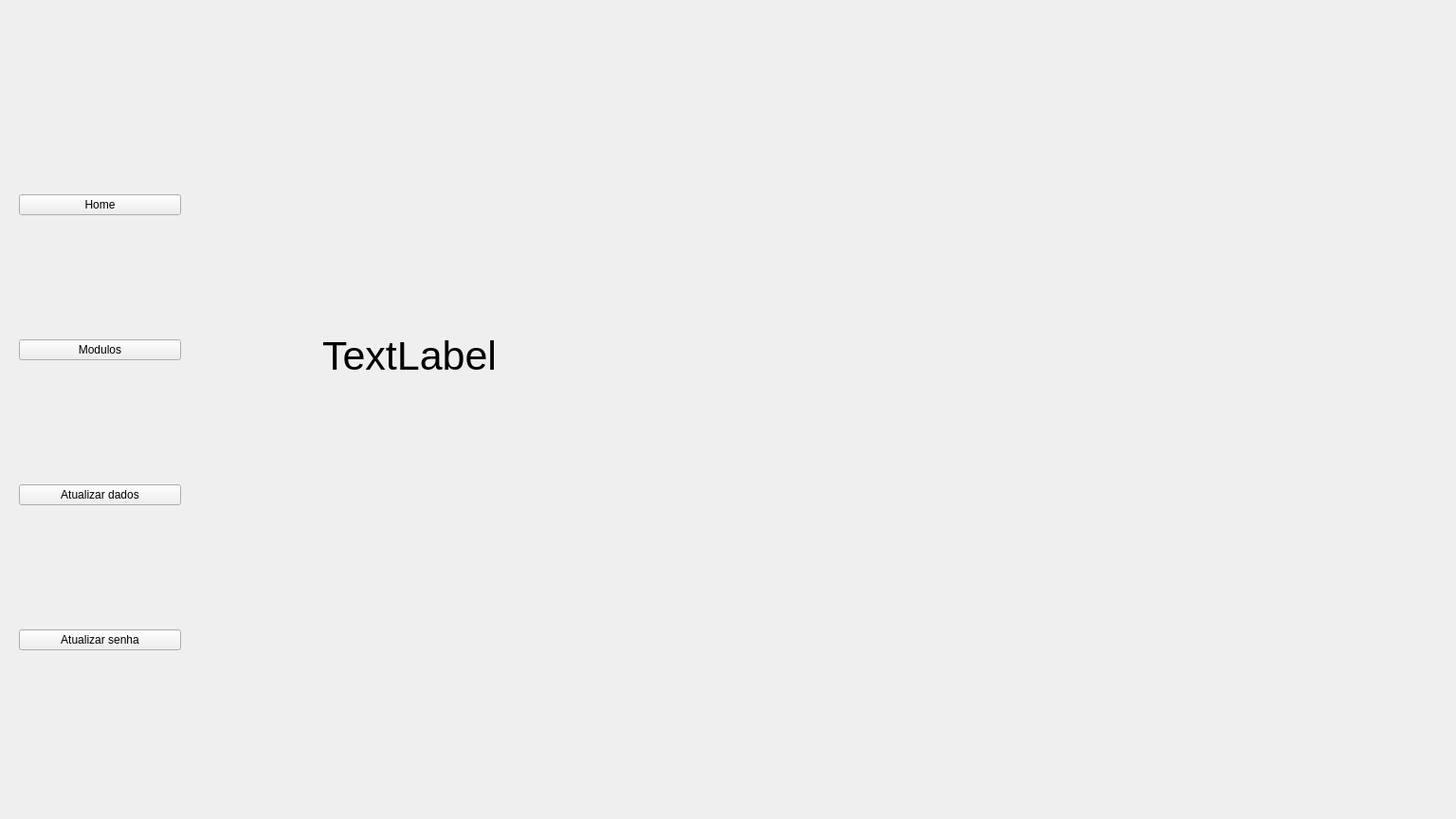
<?xml version="1.0" encoding="UTF-8"?>
<ui version="4.0">
 <class>Form</class>
 <widget class="QWidget" name="Form">
  <property name="geometry">
   <rect>
    <x>0</x>
    <y>0</y>
    <width>1536</width>
    <height>864</height>
   </rect>
  </property>
  <property name="windowTitle">
   <string>Form</string>
  </property>
  <widget class="QWidget" name="verticalLayoutWidget">
   <property name="geometry">
    <rect>
     <x>20</x>
     <y>80</y>
     <width>171</width>
     <height>731</height>
    </rect>
   </property>
   <layout class="QVBoxLayout" name="verticalLayout">
    <item>
     <widget class="QPushButton" name="menu_btn_home">
      <property name="text">
       <string>Home</string>
      </property>
     </widget>
    </item>
    <item>
     <widget class="QPushButton" name="menu_btn_modulos">
      <property name="text">
       <string>Modulos</string>
      </property>
     </widget>
    </item>
    <item>
     <widget class="QPushButton" name="menu_btn_att_dados">
      <property name="text">
       <string>Atualizar dados</string>
      </property>
     </widget>
    </item>
    <item>
     <widget class="QPushButton" name="menu_btn_att_senha">
      <property name="text">
       <string>Atualizar senha</string>
      </property>
     </widget>
    </item>
   </layout>
  </widget>
  <widget class="QStackedWidget" name="menu_stacked">
   <property name="geometry">
    <rect>
     <x>250</x>
     <y>80</y>
     <width>1241</width>
     <height>751</height>
    </rect>
   </property>
   <property name="currentIndex">
    <number>0</number>
   </property>
   <widget class="QWidget" name="menu_home">
    <widget class="QLabel" name="home_label_bem_vindo">
     <property name="geometry">
      <rect>
       <x>90</x>
       <y>120</y>
       <width>971</width>
       <height>351</height>
      </rect>
     </property>
     <property name="font">
      <font>
       <pointsize>32</pointsize>
      </font>
     </property>
     <property name="text">
      <string>TextLabel</string>
     </property>
    </widget>
   </widget>
   <widget class="QWidget" name="menu_modulos">
    <widget class="QWidget" name="verticalLayoutWidget_2">
     <property name="geometry">
      <rect>
       <x>110</x>
       <y>50</y>
       <width>311</width>
       <height>611</height>
      </rect>
     </property>
     <layout class="QVBoxLayout" name="modulos_layout_modulo_1"/>
    </widget>
    <widget class="QWidget" name="verticalLayoutWidget_3">
     <property name="geometry">
      <rect>
       <x>450</x>
       <y>50</y>
       <width>311</width>
       <height>611</height>
      </rect>
     </property>
     <layout class="QVBoxLayout" name="modulos_layout_modulo_2"/>
    </widget>
   </widget>
   <widget class="QWidget" name="modulos_modulo">
    <widget class="QLabel" name="modulo_label_modulo">
     <property name="geometry">
      <rect>
       <x>20</x>
       <y>10</y>
       <width>571</width>
       <height>341</height>
      </rect>
     </property>
     <property name="font">
      <font>
       <pointsize>32</pointsize>
      </font>
     </property>
     <property name="text">
      <string>TextLabel</string>
     </property>
    </widget>
    <widget class="QWidget" name="verticalLayoutWidget_4">
     <property name="geometry">
      <rect>
       <x>730</x>
       <y>120</y>
       <width>291</width>
       <height>541</height>
      </rect>
     </property>
     <layout class="QVBoxLayout" name="modulo_layout_aula"/>
    </widget>
   </widget>
   <widget class="QWidget" name="modulo_aula">
    <widget class="QLabel" name="aula_label_aula">
     <property name="geometry">
      <rect>
       <x>120</x>
       <y>110</y>
       <width>331</width>
       <height>41</height>
      </rect>
     </property>
     <property name="font">
      <font>
       <pointsize>15</pointsize>
      </font>
     </property>
     <property name="text">
      <string>TextLabel</string>
     </property>
    </widget>
    <widget class="QLabel" name="aula_label_conteudo">
     <property name="geometry">
      <rect>
       <x>100</x>
       <y>170</y>
       <width>331</width>
       <height>281</height>
      </rect>
     </property>
     <property name="font">
      <font>
       <pointsize>15</pointsize>
      </font>
     </property>
     <property name="text">
      <string>TextLabel</string>
     </property>
    </widget>
    <widget class="QPushButton" name="aula_btn_download_conteudo">
     <property name="geometry">
      <rect>
       <x>110</x>
       <y>550</y>
       <width>431</width>
       <height>91</height>
      </rect>
     </property>
     <property name="text">
      <string>Download conteudo da aula</string>
     </property>
    </widget>
    <widget class="QPushButton" name="aula_btn_download_atividade">
     <property name="geometry">
      <rect>
       <x>590</x>
       <y>440</y>
       <width>431</width>
       <height>91</height>
      </rect>
     </property>
     <property name="text">
      <string>Download atividade da aula</string>
     </property>
    </widget>
    <widget class="QLabel" name="aula_label_atividade_comentario">
     <property name="geometry">
      <rect>
       <x>600</x>
       <y>550</y>
       <width>421</width>
       <height>171</height>
      </rect>
     </property>
     <property name="font">
      <font>
       <pointsize>15</pointsize>
      </font>
     </property>
     <property name="text">
      <string>TextLabel</string>
     </property>
     <property name="alignment">
      <set>Qt::AlignLeading|Qt::AlignLeft|Qt::AlignTop</set>
     </property>
    </widget>
   </widget>
   <widget class="QWidget" name="menu_att_dados">
    <widget class="QWidget" name="layoutWidget_2">
     <property name="geometry">
      <rect>
       <x>160</x>
       <y>170</y>
       <width>241</width>
       <height>226</height>
      </rect>
     </property>
     <layout class="QVBoxLayout" name="verticalLayout_2">
      <item>
       <layout class="QHBoxLayout" name="horizontalLayout">
        <item>
         <widget class="QLabel" name="label_3">
          <property name="font">
           <font>
            <pointsize>12</pointsize>
           </font>
          </property>
          <property name="text">
           <string>Rua</string>
          </property>
         </widget>
        </item>
        <item>
         <widget class="QLineEdit" name="att_dados_input_rua"/>
        </item>
       </layout>
      </item>
      <item>
       <layout class="QHBoxLayout" name="horizontalLayout_2">
        <item>
         <widget class="QLabel" name="label_4">
          <property name="font">
           <font>
            <pointsize>12</pointsize>
           </font>
          </property>
          <property name="text">
           <string>Número</string>
          </property>
         </widget>
        </item>
        <item>
         <widget class="QLineEdit" name="att_dados_input_numero"/>
        </item>
       </layout>
      </item>
      <item>
       <layout class="QHBoxLayout" name="horizontalLayout_3">
        <item>
         <widget class="QLabel" name="label_5">
          <property name="font">
           <font>
            <pointsize>12</pointsize>
           </font>
          </property>
          <property name="text">
           <string>Bairro</string>
          </property>
         </widget>
        </item>
        <item>
         <widget class="QLineEdit" name="att_dados_input_bairro"/>
        </item>
       </layout>
      </item>
      <item>
       <layout class="QHBoxLayout" name="horizontalLayout_4">
        <item>
         <widget class="QLabel" name="label_6">
          <property name="font">
           <font>
            <pointsize>12</pointsize>
           </font>
          </property>
          <property name="text">
           <string>CEP</string>
          </property>
         </widget>
        </item>
        <item>
         <widget class="QLineEdit" name="att_dados_input_cep"/>
        </item>
       </layout>
      </item>
      <item>
       <layout class="QHBoxLayout" name="horizontalLayout_5">
        <item>
         <widget class="QLabel" name="label_7">
          <property name="font">
           <font>
            <pointsize>12</pointsize>
           </font>
          </property>
          <property name="text">
           <string>Cidade</string>
          </property>
         </widget>
        </item>
        <item>
         <widget class="QLineEdit" name="att_dados_input_cidade"/>
        </item>
       </layout>
      </item>
      <item>
       <layout class="QHBoxLayout" name="horizontalLayout_6">
        <item>
         <widget class="QLabel" name="label_8">
          <property name="font">
           <font>
            <pointsize>12</pointsize>
           </font>
          </property>
          <property name="text">
           <string>Estado</string>
          </property>
         </widget>
        </item>
        <item>
         <widget class="QComboBox" name="att_dados_input_estado"/>
        </item>
       </layout>
      </item>
      <item>
       <layout class="QHBoxLayout" name="horizontalLayout_7">
        <item>
         <widget class="QLabel" name="label_9">
          <property name="font">
           <font>
            <pointsize>12</pointsize>
           </font>
          </property>
          <property name="text">
           <string>Tipo endereço</string>
          </property>
         </widget>
        </item>
        <item>
         <widget class="QComboBox" name="att_dados_input_tipo_end"/>
        </item>
       </layout>
      </item>
     </layout>
    </widget>
    <widget class="QLabel" name="label_2">
     <property name="geometry">
      <rect>
       <x>200</x>
       <y>100</y>
       <width>111</width>
       <height>71</height>
      </rect>
     </property>
     <property name="font">
      <font>
       <pointsize>14</pointsize>
      </font>
     </property>
     <property name="text">
      <string>Endereço</string>
     </property>
    </widget>
    <widget class="QPushButton" name="att_dados_btn_att_dados">
     <property name="geometry">
      <rect>
       <x>370</x>
       <y>480</y>
       <width>231</width>
       <height>71</height>
      </rect>
     </property>
     <property name="font">
      <font>
       <pointsize>14</pointsize>
      </font>
     </property>
     <property name="text">
      <string>Atualizar dados</string>
     </property>
    </widget>
    <widget class="QLabel" name="label_10">
     <property name="geometry">
      <rect>
       <x>590</x>
       <y>100</y>
       <width>231</width>
       <height>71</height>
      </rect>
     </property>
     <property name="font">
      <font>
       <pointsize>14</pointsize>
      </font>
     </property>
     <property name="text">
      <string>Dados pessoais</string>
     </property>
    </widget>
    <widget class="QWidget" name="layoutWidget">
     <property name="geometry">
      <rect>
       <x>550</x>
       <y>170</y>
       <width>391</width>
       <height>193</height>
      </rect>
     </property>
     <layout class="QVBoxLayout" name="verticalLayout_3">
      <item>
       <layout class="QHBoxLayout" name="horizontalLayout_8">
        <item>
         <widget class="QLabel" name="label_11">
          <property name="font">
           <font>
            <pointsize>12</pointsize>
           </font>
          </property>
          <property name="text">
           <string>Nome</string>
          </property>
         </widget>
        </item>
        <item>
         <widget class="QLineEdit" name="att_dados_input_nome"/>
        </item>
       </layout>
      </item>
      <item>
       <layout class="QHBoxLayout" name="horizontalLayout_9">
        <item>
         <widget class="QLabel" name="label_12">
          <property name="font">
           <font>
            <pointsize>12</pointsize>
           </font>
          </property>
          <property name="text">
           <string>Sobrenome</string>
          </property>
         </widget>
        </item>
        <item>
         <widget class="QLineEdit" name="att_dados_input_sobrenome"/>
        </item>
       </layout>
      </item>
      <item>
       <layout class="QHBoxLayout" name="horizontalLayout_10">
        <item>
         <widget class="QLabel" name="label_13">
          <property name="font">
           <font>
            <pointsize>12</pointsize>
           </font>
          </property>
          <property name="text">
           <string>Data de nascimento</string>
          </property>
         </widget>
        </item>
        <item>
         <widget class="QLineEdit" name="att_dados_input_data_nasc"/>
        </item>
       </layout>
      </item>
      <item>
       <layout class="QHBoxLayout" name="horizontalLayout_16">
        <item>
         <widget class="QLabel" name="label_19">
          <property name="font">
           <font>
            <pointsize>12</pointsize>
           </font>
          </property>
          <property name="text">
           <string>Celular</string>
          </property>
         </widget>
        </item>
        <item>
         <widget class="QLineEdit" name="att_dados_input_celular"/>
        </item>
       </layout>
      </item>
      <item>
       <layout class="QHBoxLayout" name="horizontalLayout_12">
        <item>
         <widget class="QLabel" name="label_14">
          <property name="font">
           <font>
            <pointsize>12</pointsize>
           </font>
          </property>
          <property name="text">
           <string>Gênero</string>
          </property>
         </widget>
        </item>
        <item>
         <widget class="QComboBox" name="att_dados_input_genero"/>
        </item>
       </layout>
      </item>
      <item>
       <layout class="QHBoxLayout" name="horizontalLayout_13">
        <item>
         <widget class="QLabel" name="label_15">
          <property name="font">
           <font>
            <pointsize>12</pointsize>
           </font>
          </property>
          <property name="text">
           <string>Estado civil</string>
          </property>
         </widget>
        </item>
        <item>
         <widget class="QComboBox" name="att_dados_input_estado_civil"/>
        </item>
       </layout>
      </item>
     </layout>
    </widget>
   </widget>
   <widget class="QWidget" name="menu_att_senha">
    <widget class="QPushButton" name="att_senha_btn_visualizar_senha">
     <property name="geometry">
      <rect>
       <x>600</x>
       <y>180</y>
       <width>121</width>
       <height>23</height>
      </rect>
     </property>
     <property name="text">
      <string>Visualizar senha</string>
     </property>
    </widget>
    <widget class="QWidget" name="layoutWidget_3">
     <property name="geometry">
      <rect>
       <x>320</x>
       <y>180</y>
       <width>266</width>
       <height>32</height>
      </rect>
     </property>
     <layout class="QHBoxLayout" name="horizontalLayout_11">
      <item>
       <widget class="QLabel" name="label_16">
        <property name="font">
         <font>
          <pointsize>12</pointsize>
         </font>
        </property>
        <property name="text">
         <string>Senha antiga</string>
        </property>
       </widget>
      </item>
      <item>
       <widget class="QLineEdit" name="att_senha_input_senha_antiga">
        <property name="font">
         <font>
          <pointsize>12</pointsize>
         </font>
        </property>
        <property name="echoMode">
         <enum>QLineEdit::Password</enum>
        </property>
       </widget>
      </item>
     </layout>
    </widget>
    <widget class="QPushButton" name="att_senha_btn_att_senha">
     <property name="geometry">
      <rect>
       <x>340</x>
       <y>320</y>
       <width>181</width>
       <height>61</height>
      </rect>
     </property>
     <property name="text">
      <string>Atualizar senha</string>
     </property>
    </widget>
    <widget class="QWidget" name="layoutWidget_4">
     <property name="geometry">
      <rect>
       <x>320</x>
       <y>220</y>
       <width>266</width>
       <height>32</height>
      </rect>
     </property>
     <layout class="QHBoxLayout" name="horizontalLayout_14">
      <item>
       <widget class="QLabel" name="label_17">
        <property name="font">
         <font>
          <pointsize>12</pointsize>
         </font>
        </property>
        <property name="text">
         <string>Nova senha</string>
        </property>
       </widget>
      </item>
      <item>
       <widget class="QLineEdit" name="att_senha_input_verifica_1">
        <property name="font">
         <font>
          <pointsize>12</pointsize>
         </font>
        </property>
        <property name="echoMode">
         <enum>QLineEdit::Password</enum>
        </property>
       </widget>
      </item>
     </layout>
    </widget>
    <widget class="QWidget" name="layoutWidget_5">
     <property name="geometry">
      <rect>
       <x>320</x>
       <y>260</y>
       <width>266</width>
       <height>32</height>
      </rect>
     </property>
     <layout class="QHBoxLayout" name="horizontalLayout_15">
      <item>
       <widget class="QLabel" name="label_18">
        <property name="font">
         <font>
          <pointsize>12</pointsize>
         </font>
        </property>
        <property name="text">
         <string>Novamente</string>
        </property>
       </widget>
      </item>
      <item>
       <widget class="QLineEdit" name="att_senha_input_verifica_2">
        <property name="font">
         <font>
          <pointsize>12</pointsize>
         </font>
        </property>
        <property name="echoMode">
         <enum>QLineEdit::Password</enum>
        </property>
       </widget>
      </item>
     </layout>
    </widget>
   </widget>
  </widget>
 </widget>
 <resources/>
 <connections/>
</ui>
